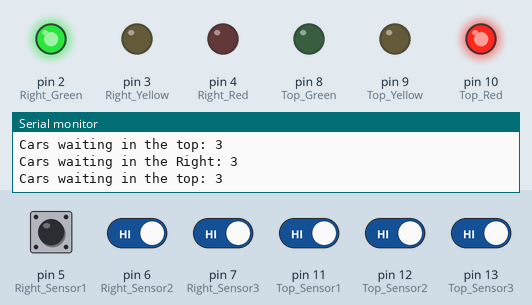
This sketch was run on a simulated Arduino Uno, built with avr-gcc and run on an emulated ATmega328P. Shown: output pins drawn as LEDs (lit = HIGH), the last lines printed to the serial monitor. The inputs (shaded band) are chosen by the test bench; at power-on: pin 5 (Right_Sensor1), pin 6 (Right_Sensor2), pin 7 (Right_Sensor3), pin 11 (Top_Sensor1), pin 12 (Top_Sensor2), pin 13 (Top_Sensor3) HIGH.

Above: at 4.2 s.
4.3 s: pin 5 (Right_Sensor1) pulsed LOW 2 times (0.12 s each, 0.3 s apart)
At 5.9 s:
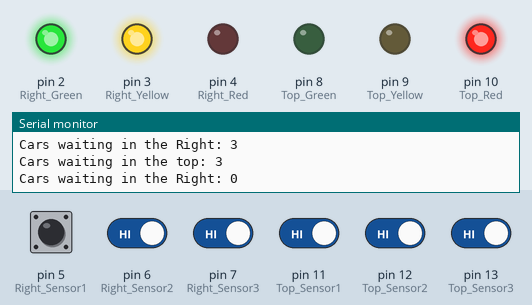
At 8.2 s:
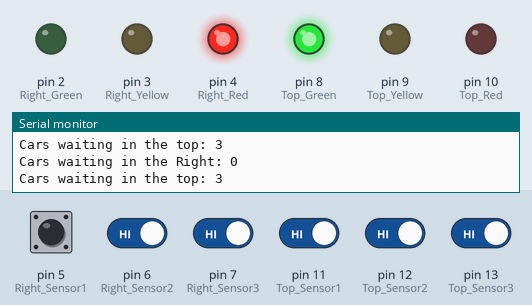
Timing chart, 0 to 9.7 s (numbered marks = the images above; inputs shaded):
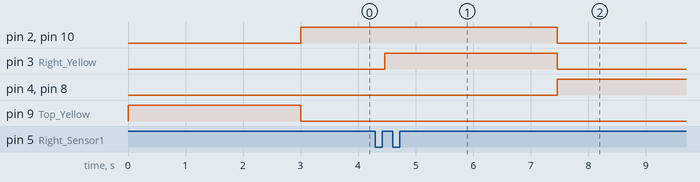

Measured:
- after the input at 4.3 s, pin 2 (Right_Green), pin 10 (Top_Red): HIGH → LOW after 3.2 s; pin 3 (Right_Yellow): LOW → HIGH after 0.16 s, → LOW 3.0 s later; pin 4 (Right_Red), pin 8 (Top_Green): LOW → HIGH after 3.2 s

The sketch:

4_way_junction1_tinkercad.ino
```cpp
int current=0;

int Top_Sensor1 = 11;
int Top_Sensor2 = 12;
int Top_Sensor3 = 13;

int Top_Red = 10;
int Top_Yellow = 9;
int Top_Green = 8;

int Top_value1 = 0;
int Top_value2 = 0;
int Top_value3 = 0;

int Top_State1 = 0;
int Top_State2 = 0;
int Top_State3 = 0;

int Top_Last_State1 = 0;
int Top_Last_State2 = 0;
int Top_Last_State3 = 0;


int Top_priority = 0;

int Right_Sensor1 = 5;
int Right_Sensor2 = 6;
int Right_Sensor3 = 7;

int Right_Red = 4;
int Right_Yellow = 3;
int Right_Green = 2;

int Right_value1 = 0;
int Right_value2 = 0;
int Right_value3 = 0;

int Right_State1 = 0;
int Right_State2 = 0;
int Right_State3 = 0;

int Right_Last_State1 = 0;
int Right_Last_State2 = 0;
int Right_Last_State3 = 0;


int Right_priority = 0;

void Turn_Top_Green()
{

  digitalWrite(Right_Yellow,HIGH);
  delay(3000);
  digitalWrite(Right_Green,LOW);
  digitalWrite(Right_Yellow,LOW);
  digitalWrite(Right_Red,HIGH);		//turn right red
  digitalWrite(Top_Red,LOW);
  digitalWrite(Top_Green,HIGH);
  digitalWrite(Top_Yellow,LOW);
}

void Turn_Right_Green()
{
  digitalWrite(Top_Yellow,HIGH);
  delay(3000);
  digitalWrite(Top_Green,LOW);
  digitalWrite(Top_Yellow,LOW);
  digitalWrite(Top_Red,HIGH);		//turn right red
  digitalWrite(Right_Red,LOW);
  digitalWrite(Right_Green,HIGH);
  digitalWrite(Right_Yellow,LOW);
}

void setup()
{
	pinMode(Top_Sensor1,INPUT_PULLUP);
  	pinMode(Top_Sensor2,INPUT_PULLUP);
  	pinMode(Top_Sensor3,INPUT_PULLUP);

  	pinMode(Top_Red,OUTPUT);
  	pinMode(Top_Yellow,OUTPUT);
  	pinMode(Top_Green,OUTPUT);

    pinMode(Right_Sensor1,INPUT_PULLUP);
  	pinMode(Right_Sensor2,INPUT_PULLUP);
  	pinMode(Right_Sensor3,INPUT_PULLUP);

  	pinMode(Right_Red,OUTPUT);
  	pinMode(Right_Yellow,OUTPUT);
  	pinMode(Right_Green,OUTPUT);

  	Serial.begin(9600);
    Turn_Right_Green();
}

void loop()
{
  	Top_value1 = digitalRead(Top_Sensor1);
  	Top_value2 = digitalRead(Top_Sensor2);
  	Top_value3 = digitalRead(Top_Sensor3);

  	if(Top_value1 == HIGH && Top_Last_State1 == LOW)
    {
      Top_State1 = (Top_State1-1)*-1;
      Top_Last_State1 = HIGH;

      if (Top_State1 == 1)
      {
        Top_priority = 1;
      }
      else
      {
        Top_priority = 0;
      }
    }
  	else if(Top_value1 == LOW && Top_Last_State1 == HIGH)
    {
      Top_Last_State1 = LOW;
    }

    if(Top_value2 == HIGH && Top_Last_State2 == LOW)
    {
      Top_State2 = (Top_State2-1)*-1;
      Top_Last_State2 = HIGH;

      if (Top_State2 == 1)
      {
        Top_priority = 2;
      }
      else
      {
        Top_priority = 1;
      }
    }
  	else if(Top_value2 == LOW && Top_Last_State2 == HIGH)
    {
      Top_Last_State2 = LOW;
    }

    if(Top_value3 == HIGH && Top_Last_State3 == LOW)
    {
      Top_State3 = (Top_State3-1)*-1;
      Top_Last_State3 = HIGH;

      if (Top_State3 == 1)
      {
        Top_priority = 3;
      }
      else
      {
        Top_priority = 2;
      }
    }
  	else if(Top_value3 == LOW && Top_Last_State3 == HIGH)
    {
      Top_Last_State3 = LOW;
    }

  	Serial.print("Cars waiting in the top: ");
  	Serial.println(Top_priority);

    Right_value1 = digitalRead(Right_Sensor1);
  	Right_value2 = digitalRead(Right_Sensor2);
  	Right_value3 = digitalRead(Right_Sensor3);

  	if(Right_value1 == HIGH && Right_Last_State1 == LOW)
    {
      Right_State1 = (Right_State1-1)*-1;
      Right_Last_State1 = HIGH;

      if (Right_State1 == 1)
      {
        Right_priority = 1;
      }
      else
      {
        Right_priority = 0;
      }
    }
  	else if(Right_value1 == LOW && Right_Last_State1 == HIGH)
    {
      Right_Last_State1 = LOW;
    }

    if(Right_value2 == HIGH && Right_Last_State2 == LOW)
    {
      Right_State2 = (Right_State2-1)*-1;
      Right_Last_State2 = HIGH;

      if (Right_State2 == 1)
      {
        Right_priority = 2;
      }
      else
      {
        Right_priority = 1;
      }
    }
  	else if(Right_value2 == LOW && Right_Last_State2 == HIGH)
    {
      Right_Last_State2 = LOW;
    }

    if(Right_value3 == HIGH && Right_Last_State3 == LOW)
    {
      Right_State3 = (Right_State3-1)*-1;
      Right_Last_State3 = HIGH;

      if (Right_State3 == 1)
      {
        Right_priority = 3;
      }
      else
      {
        Right_priority = 2;
      }
    }
  	else if(Right_value3 == LOW && Right_Last_State3 == HIGH)
    {
      Right_Last_State3 = LOW;
    }

  	Serial.print("Cars waiting in the Right: ");
  	Serial.println(Right_priority);
  	Serial.println("");
    Serial.println("");
    Serial.println("");


    if(Top_priority>Right_priority && current!=1)
    {
      Turn_Top_Green();
      current=1;
    }
    else if(Right_priority>Top_priority && current!=2)
    {
      Turn_Right_Green();
      current=2;
    }
}
```
